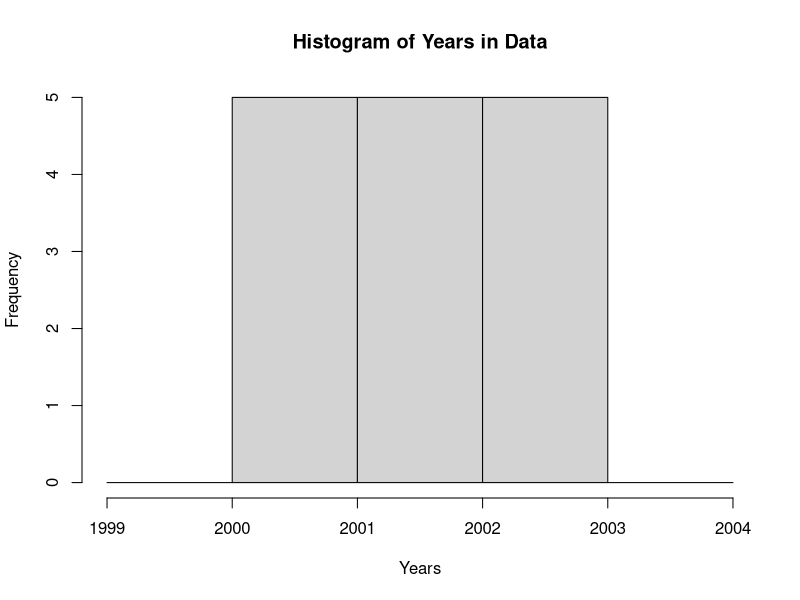
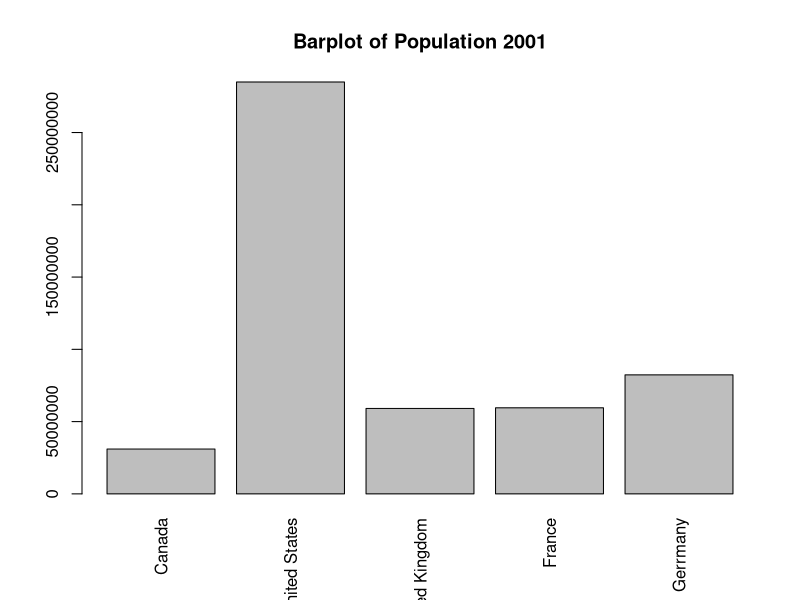
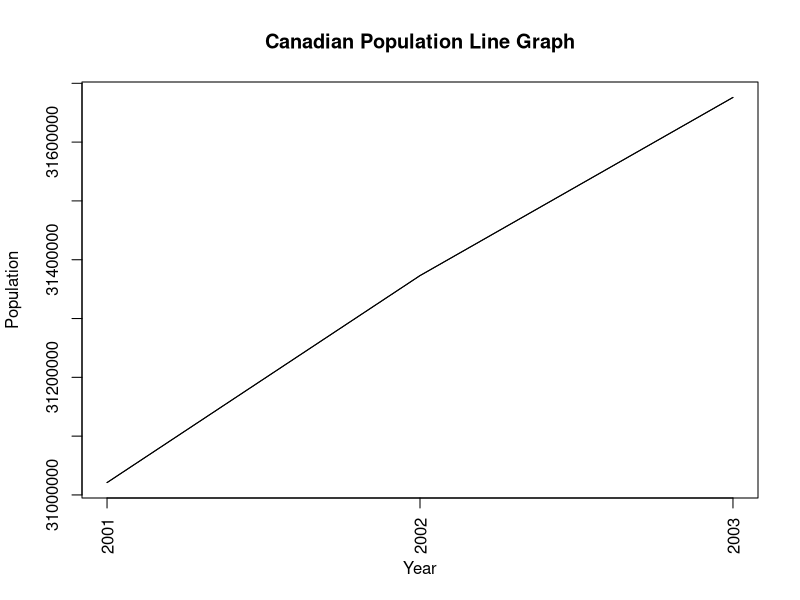

The R source for these figures, in order: (Note: this script raises an error after producing the figures.)
## ---- chunk 1
country<- c(" Canada "," Canada "," Canada "," United States"," United States"," United States"," United Kingdom"," United Kingdom"," United Kingdom"," France"," France"," France"," Germany"," Germany"," Germany")
year<- c(2001,2002,2003,2001,2002,2003,2001,2002,2003,2001,2002,2003,2001,2002,2003)
Population<-c(31021000,31373000,31676000,284970000,287630000,290110000,59113016,59365677,59636662,59549549,59893849,60270320,82350000,82490000,82530000)

options(scipen = 50, digits = 20) 
df <- data.frame(country,year,Population)
dat<-c(1999,2000,2001,2002,2003,2004)
## ---- chunk 2
hist(df$year,dat,xlab="Years",main="Histogram of Years in Data")
## ---- chunk 3
x<-df[df$year == 2001, ]
barplot(x$Population,las=3,names.arg=c("Canada","United States","United Kingdom","France","Gerrmany"), main="Barplot of Population 2001")
## ---- chunk 4
y<-df[df$country == " Canada ", ]
plot(y$year, y$Population, type="l", main="Canadian Population Line Graph",xaxt='n',xlab="Year",ylab="Population")
lines(y$year, y$Population)
axis(1, at=2001:2003, labels=c(2001,2002,2003),las=2)
## ---- chunk 5
plot(df$year, df$Population, type="p", main="Country Population Scatter Plot",xaxt='n',xlab="Year",ylab="Population",col=df$country)
axis(1, at=2001:2003, labels=c(2001,2002,2003),las=2)
## ---- chunk 6
pie(x$Population, labels = c("Canada","United States","United Kingdom","France","Gerrmany"), main="Countries Population 2001")
